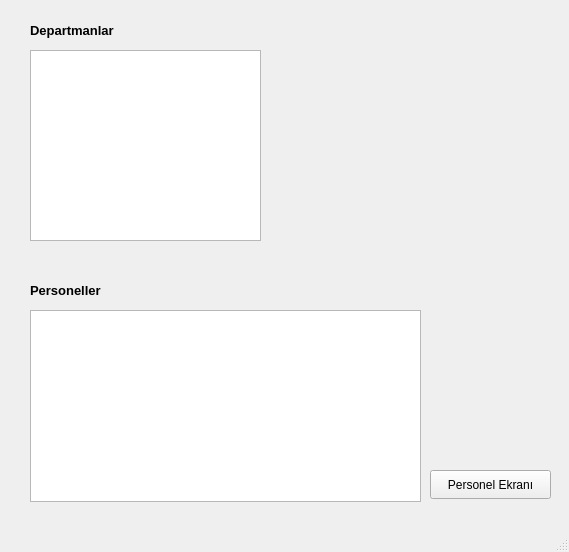
<?xml version="1.0" encoding="UTF-8"?>
<ui version="4.0">
 <class>MainWindow</class>
 <widget class="QMainWindow" name="MainWindow">
  <property name="geometry">
   <rect>
    <x>0</x>
    <y>0</y>
    <width>569</width>
    <height>552</height>
   </rect>
  </property>
  <property name="windowTitle">
   <string>MainWindow</string>
  </property>
  <widget class="QWidget" name="centralwidget">
   <widget class="QTableView" name="tableView_departman">
    <property name="geometry">
     <rect>
      <x>30</x>
      <y>50</y>
      <width>231</width>
      <height>191</height>
     </rect>
    </property>
   </widget>
   <widget class="QLabel" name="label">
    <property name="geometry">
     <rect>
      <x>30</x>
      <y>20</y>
      <width>181</width>
      <height>20</height>
     </rect>
    </property>
    <property name="font">
     <font>
      <pointsize>10</pointsize>
      <bold>true</bold>
     </font>
    </property>
    <property name="text">
     <string>Departmanlar</string>
    </property>
   </widget>
   <widget class="QLabel" name="label_2">
    <property name="geometry">
     <rect>
      <x>30</x>
      <y>280</y>
      <width>181</width>
      <height>20</height>
     </rect>
    </property>
    <property name="font">
     <font>
      <pointsize>10</pointsize>
      <bold>true</bold>
     </font>
    </property>
    <property name="text">
     <string>Personeller</string>
    </property>
   </widget>
   <widget class="QTableView" name="tableView_personel">
    <property name="geometry">
     <rect>
      <x>30</x>
      <y>310</y>
      <width>391</width>
      <height>192</height>
     </rect>
    </property>
   </widget>
   <widget class="QPushButton" name="pushButton">
    <property name="geometry">
     <rect>
      <x>430</x>
      <y>470</y>
      <width>121</width>
      <height>29</height>
     </rect>
    </property>
    <property name="text">
     <string>Personel Ekranı</string>
    </property>
   </widget>
  </widget>
  <widget class="QStatusBar" name="statusbar"/>
 </widget>
 <resources/>
 <connections/>
</ui>
